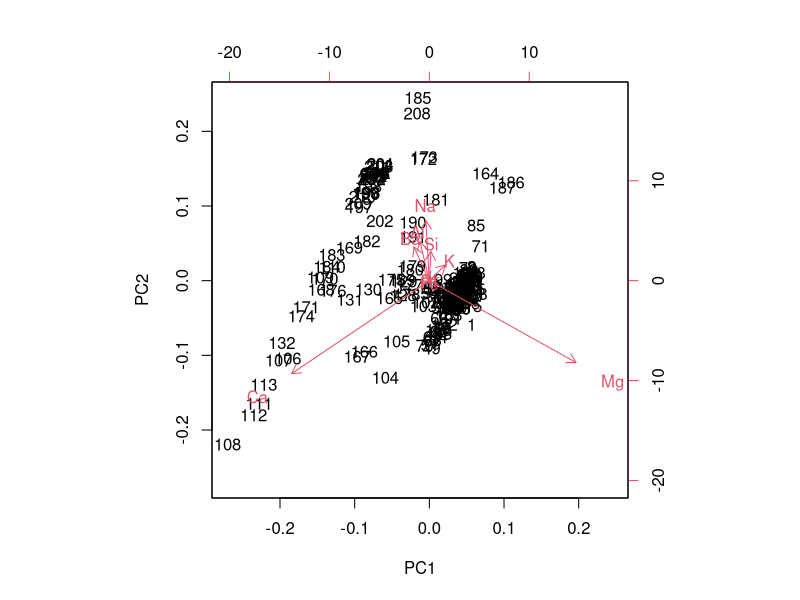
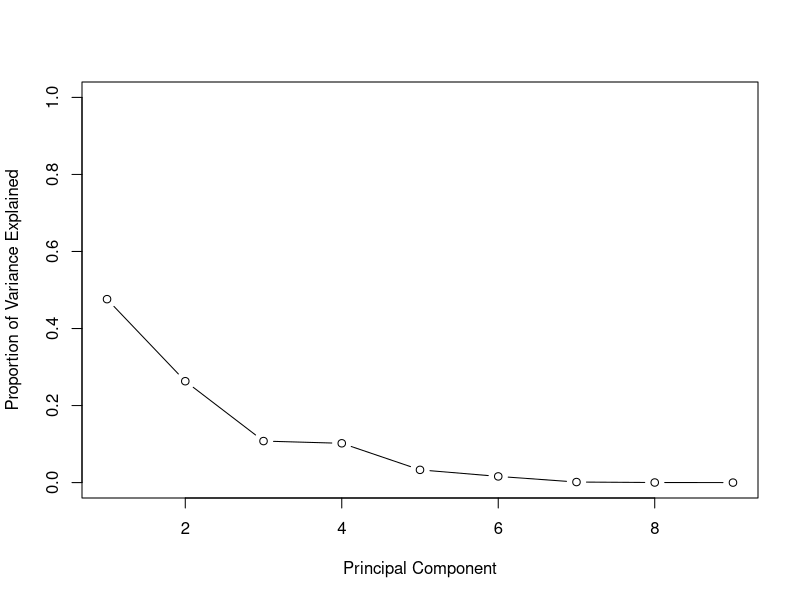
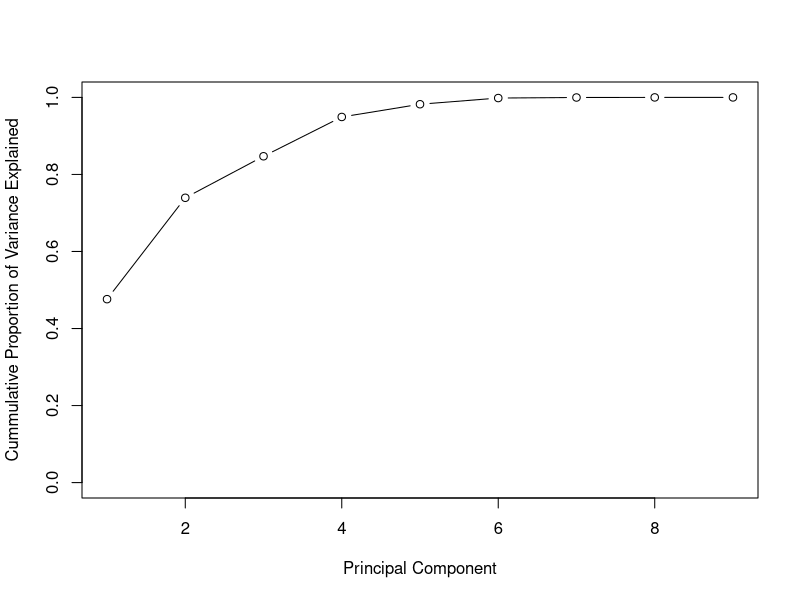

Here is the R script that generated these plots, in order:


library(mlbench)
data("Glass")

prc <- prcomp(Glass[,-10])
prc
biplot(prc)

pr.var <- prc$sdev^2
pve <- pr.var / sum(pr.var)
# Plot variance explained for each principal component
plot(pve, xlab = "Principal Component",
     ylab = "Proportion of Variance Explained",
     ylim = c(0, 1), type = "b")

# Plot cumulative proportion of variance explained
plot(cumsum(pve), xlab = "Principal Component",
     ylab = "Cummulative Proportion of Variance Explained",
     ylim = c(0, 1), type = "b")

#############################################################
